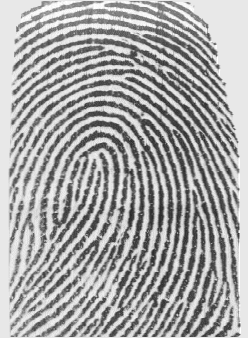
#> input picture hough_lines/1_1.png, 248 x 338 px
$ python h_lines2.py   (Python 2 division)
#> lines starting #> are read from the running program, lines starting #| are printed output that depends on the picture
''' file name : houghlines.py

Description : This sample shows how to detect lines using Hough Transform

This is Python version of this tutorial : http://opencv.itseez.com/doc/tutorials/imgproc/imgtrans/hough_lines/hough_lines.html

Level : Beginner

Benefits : Learn to find lines in an image and draw them

Usage : python houghlines.py

Written by : Abid K. (abidrahman2@gmail.com) , Visit opencvpython.blogspot.com for more tutorials '''

import cv2
import numpy as np
from scipy import ndimage

print " Hough Lines demo "
print " Press h to draw lines using cv2.HoughLines()"
print " Press p to draw lines using cv2.HoughLinesP()"
print " All the parameter values selected at random, Change it the way you like"

im = cv2.imread('1_1.png')
#> im is the input picture: shape (338, 248, 3); min 40, max 255, mean 166.7
gray = cv2.cvtColor(im,cv2.COLOR_BGR2GRAY)
gray = ndimage.gaussian_filter(gray, 1)
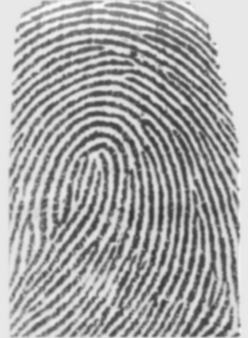
#> gray: shape (338, 248); min 52, max 251, mean 165.8

edges = cv2.Canny(gray,10,100,apertureSize = 3)
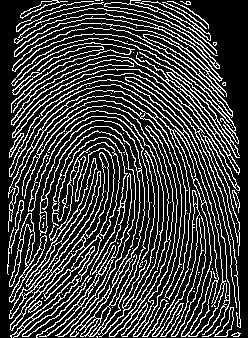
#> edges: shape (338, 248); 24.5% white in thin lines or dots

cv2.imshow('1_1',edges)

while(True):
    img = im.copy()
    k = cv2.waitKey(0)
#> (key Esc is pressed here)

    if k == ord('h'):   # Press 'h' to enable cv2.HoughLines()
        lines = cv2.HoughLines(edges,1,np.pi/180,150)
        for rho,theta in lines[0]:
            a = np.cos(theta)
            b = np.sin(theta)
            x0 = a*rho
            y0 = b*rho
            x1 = int(x0 + 1000*(-b))   # Here i have used int() instead of rounding the decimal value, so 3.8 --> 3
            y1 = int(y0 + 1000*(a))    # But if you want to round the number, then use np.around() function, then 3.8 --> 4.0
            x2 = int(x0 - 1000*(-b))   # But we need integers, so use int() function after that, ie int(np.around(x))
            y2 = int(y0 - 1000*(a))
            cv2.line(img,(x1,y1),(x2,y2),(0,255,0),2)
        cv2.imshow('houghlines',img)

    elif k == ord('p'): # Press 'p' to enable cv2.HoughLinesP()
        lines = cv2.HoughLinesP(edges,1,np.pi/180,150, minLineLength = 100, maxLineGap = 10)
        for x1,y1,x2,y2 in lines[0]:
            cv2.line(img,(x1,y1),(x2,y2),(0,255,0),2)
        cv2.imshow('houghlines',img)

    elif k == 27:    # Press 'ESC' to exit
        break

cv2.destroyAllWindows()
